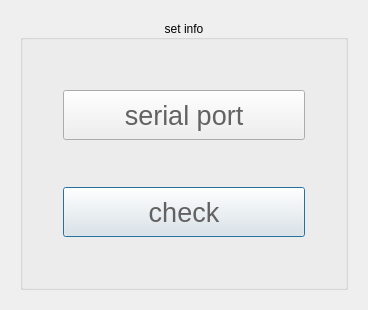
<?xml version="1.0" encoding="UTF-8"?>
<ui version="4.0">
 <class>msettingdlg</class>
 <widget class="QDialog" name="msettingdlg">
  <property name="geometry">
   <rect>
    <x>0</x>
    <y>0</y>
    <width>368</width>
    <height>310</height>
   </rect>
  </property>
  <property name="sizePolicy">
   <sizepolicy hsizetype="Fixed" vsizetype="Fixed">
    <horstretch>0</horstretch>
    <verstretch>0</verstretch>
   </sizepolicy>
  </property>
  <property name="windowTitle">
   <string>Dialog</string>
  </property>
  <layout class="QVBoxLayout" name="verticalLayout">
   <property name="leftMargin">
    <number>20</number>
   </property>
   <property name="topMargin">
    <number>20</number>
   </property>
   <property name="rightMargin">
    <number>20</number>
   </property>
   <property name="bottomMargin">
    <number>20</number>
   </property>
   <item>
    <widget class="QGroupBox" name="groupBoxsetting">
     <property name="styleSheet">
      <string notr="true">color: rgb(0, 0, 0);</string>
     </property>
     <property name="title">
      <string>set info</string>
     </property>
     <property name="alignment">
      <set>Qt::AlignCenter</set>
     </property>
     <layout class="QGridLayout" name="gridLayout">
      <property name="leftMargin">
       <number>40</number>
      </property>
      <property name="rightMargin">
       <number>40</number>
      </property>
      <item row="1" column="0">
       <widget class="QPushButton" name="mDbCheck">
        <property name="minimumSize">
         <size>
          <width>0</width>
          <height>50</height>
         </size>
        </property>
        <property name="maximumSize">
         <size>
          <width>16777215</width>
          <height>50</height>
         </size>
        </property>
        <property name="styleSheet">
         <string notr="true">
QPushButton {
    border-image:url(&quot;:/img/button_normal.png&quot;);
    font:20pt;
    color:rgb(98, 98, 98);
}

QPushButton:hover
{
    border-image:url(&quot;:/img/button_select.png&quot;);
    color:rgb(255, 255, 255);
}

QPushButton#pressed
{
    border-image:url(&quot;:/img/button_select.png&quot;);
    padding-left:3px;
    padding-top:3px;
}</string>
        </property>
        <property name="text">
         <string>check</string>
        </property>
       </widget>
      </item>
      <item row="0" column="0">
       <widget class="QPushButton" name="mSerial">
        <property name="minimumSize">
         <size>
          <width>0</width>
          <height>50</height>
         </size>
        </property>
        <property name="maximumSize">
         <size>
          <width>16777215</width>
          <height>50</height>
         </size>
        </property>
        <property name="styleSheet">
         <string notr="true">
QPushButton {
    border-image:url(&quot;:/img/button_normal.png&quot;);
    font:20pt;
    color:rgb(98, 98, 98);
}

QPushButton:hover
{
    border-image:url(&quot;:/img/button_select.png&quot;);
    color:rgb(255, 255, 255);
}

QPushButton#pressed
{
    border-image:url(&quot;:/img/button_select.png&quot;);
    padding-left:3px;
    padding-top:3px;
}</string>
        </property>
        <property name="text">
         <string>serial port</string>
        </property>
       </widget>
      </item>
     </layout>
    </widget>
   </item>
  </layout>
 </widget>
 <resources/>
 <connections/>
</ui>
